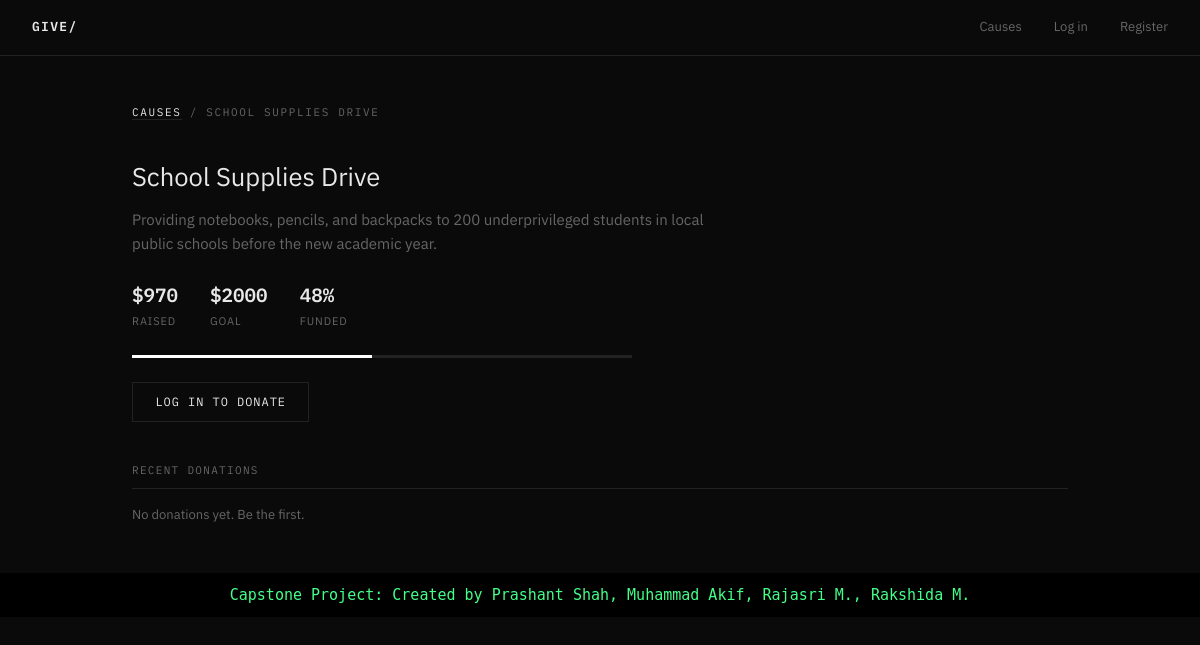
The page /cause/2/ on the database its author committed.
### core/models.py (models this page shows, shortened)
class Cause(models.Model):
    title = models.CharField(max_length=200)
    description = models.TextField()
    goal_amount = models.DecimalField(max_digits=10, decimal_places=2)
    raised_amount = models.DecimalField(max_digits=10, decimal_places=2, default=0)
    image_url = models.URLField(blank=True)
    created_at = models.DateTimeField(auto_now_add=True)
    is_active = models.BooleanField(default=True)
    def progress_percent(self):
        if self.goal_amount == 0:
            return 0
        return min(int((self.raised_amount / self.goal_amount) * 100), 100)

### core/views.py (the view)
# urls.py: path('cause/<int:pk>/', views.cause_detail, name='cause_detail'),
def cause_detail(request, pk):
    cause = get_object_or_404(Cause, pk=pk)
    donations = Donation.objects.filter(cause=cause, status='completed').order_by('-donated_at')[:10]
    return render(request, 'core/cause_detail.html', {'cause': cause, 'donations': donations})

### templates/core/cause_detail.html (shortened to what this page needs)
{% extends 'core/base.html' %}
{% block content %}
<p class="page-title"><a href="/">Causes</a> / {{ cause.title }}</p>
<div class="cause-header">
  <h1>{{ cause.title }}</h1>
  <p style="color: var(--muted); max-width: 600px;">{{ cause.description }}</p>
  <div class="cause-stats">
    <div class="stat">
      <span class="stat-val">${{ cause.raised_amount|floatformat:0 }}</span>
      <span class="stat-lbl">Raised</span>
    </div>
    <div class="stat">
      <span class="stat-val">${{ cause.goal_amount|floatformat:0 }}</span>
      <span class="stat-lbl">Goal</span>
    </div>
    <div class="stat">
      <span class="stat-val">{{ cause.progress_percent }}%</span>
      <span class="stat-lbl">Funded</span>
    </div>
  </div>
  <div style="margin-top: 1.5rem; max-width: 500px;">
    <div class="progress-bar" style="height: 3px;">
      <div class="progress-fill" style="width: {{ cause.progress_percent }}%"></div>
    </div>
  </div>
  <div style="margin-top: 1.5rem;">
    {% if user.is_authenticated %}
      <a href="/cause/{{ cause.pk }}/donate/" class="btn btn-primary">Donate Now</a>
    {% else %}
      <a href="/login/" class="btn">Log in to Donate</a>
    {% endif %}
  </div>
</div>
<div class="table-wrap">
  <p class="section-label">Recent Donations</p>
  {% if donations %}
  <table>
    <thead>
      <tr>
        <th>Donor</th>
        <th>Amount</th>
        <th>Message</th>
        <th>Date</th>
      </tr>
    </thead>
    <tbody>
      {% for d in donations %}
      <tr>
        <td>{{ d.donor.username }}</td>
        <td style="font-family: 'IBM Plex Mono', monospace;">${{ d.amount }}</td>
        <td style="color: var(--muted);">{{ d.message|default:"—" }}</td>
        <td style="color: var(--muted); font-family: 'IBM Plex Mono', monospace; font-size: 12px;">{{ d.donated_at|date:"M d, Y" }}</td>
      </tr>
      {% endfor %}
    </tbody>
  </table>
  {% else %}
    <p style="color: var(--muted); font-size: 13px;">No donations yet. Be the first.</p>
  {% endif %}
</div>
{% endblock %}

### static/css/style.css (style rules this page uses)
*, *::before, *::after { box-sizing: border-box; margin: 0; padding: 0; }
:root { --bg: #0a0a0a; --surface: #111111; --border: #222222; --text: #e8e8e8; --muted: #666666; --accent: #ffffff; --danger: #ff4444; --success: #44ff88; }
body { background: var(--bg); color: var(--text); font-family: 'IBM Plex Sans', sans-serif; font-size: 15px; line-height: 1.6; min-height: 100vh; }
a { color: var(--text); text-decoration: none; border-bottom: 1px solid var(--border); transition: border-color 0.2s; }
.page-title { font-family: 'IBM Plex Mono', monospace; font-size: 11px; letter-spacing: 0.15em; text-transform: uppercase; color: var(--muted); margin-bottom: 2.5rem; }
h1 { font-size: 2rem; font-weight: 300; margin-bottom: 0.5rem; line-height: 1.2; }
.progress-bar { height: 2px; background: var(--border); }
.progress-fill { height: 100%; background: var(--accent); transition: width 0.6s ease; }
.btn { display: inline-block; padding: 0.6rem 1.4rem; font-size: 12px; font-family: 'IBM Plex Mono', monospace; letter-spacing: 0.08em; text-transform: uppercase; border: 1px solid var(--border); background: transparent; color: var(--text); cursor: pointer; transition: background 0.15s, border-color 0.15s; text-decoration: none; }
.cause-header { margin-bottom: 2.5rem; }
.cause-header h1 { font-size: 1.6rem; font-weight: 400; margin-bottom: 1rem; }
.cause-stats { display: flex; gap: 2rem; margin-top: 1.5rem; }
.stat { display: flex; flex-direction: column; gap: 2px; }
.stat-val { font-family: 'IBM Plex Mono', monospace; font-size: 1.2rem; font-weight: 600; }
.stat-lbl { font-size: 11px; color: var(--muted); text-transform: uppercase; letter-spacing: 0.08em; }
.table-wrap { margin-top: 2rem; }
.section-label { font-size: 11px; letter-spacing: 0.12em; text-transform: uppercase; color: var(--muted); font-family: 'IBM Plex Mono', monospace; margin-bottom: 1rem; padding-bottom: 0.5rem; border-bottom: 1px solid var(--border); }

### rows shown on the page
Cause: title "SCHOOL SUPPLIES DRIVE", title "School Supplies Drive", description "Providing notebooks, pencils, and backpacks to 200 underprivileged students in local public schools before the new academic year.", raised_amount "970", goal_amount "2000", progress_percent "48"
